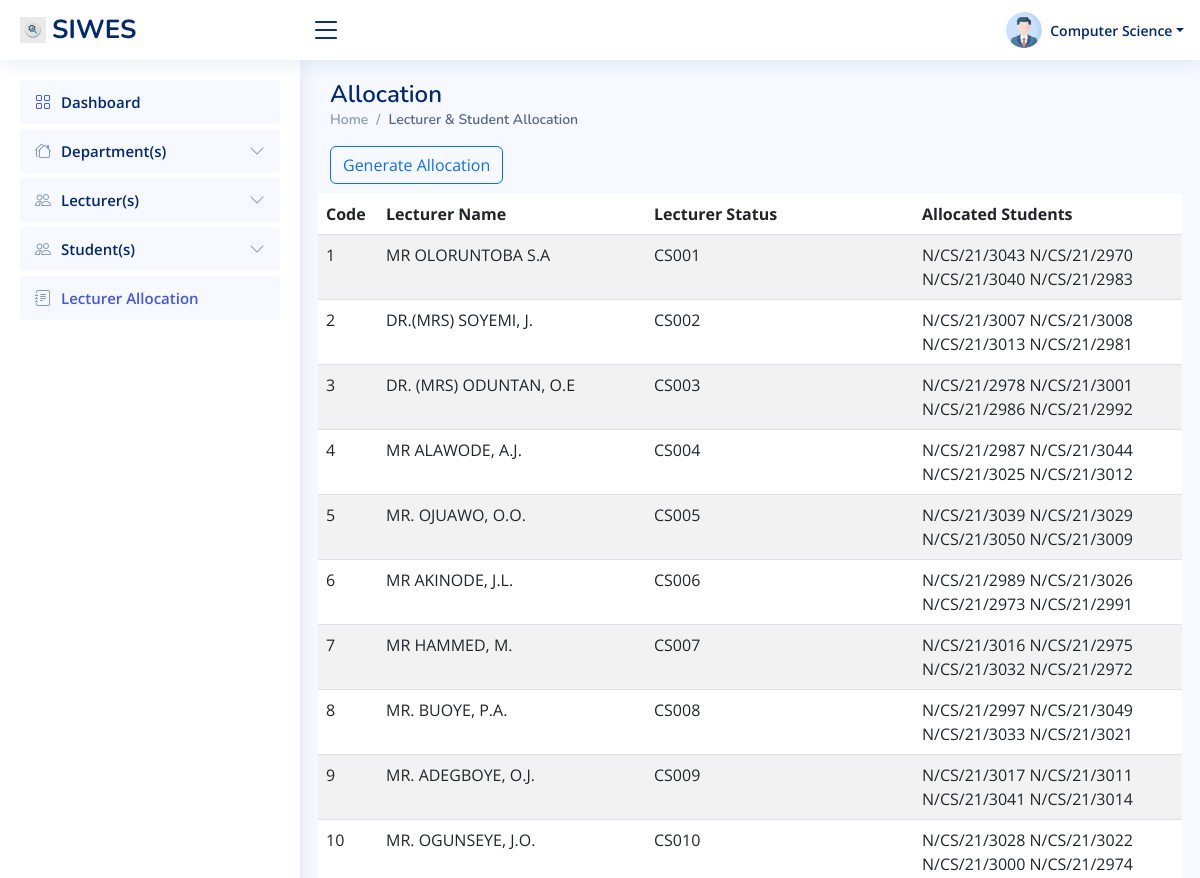
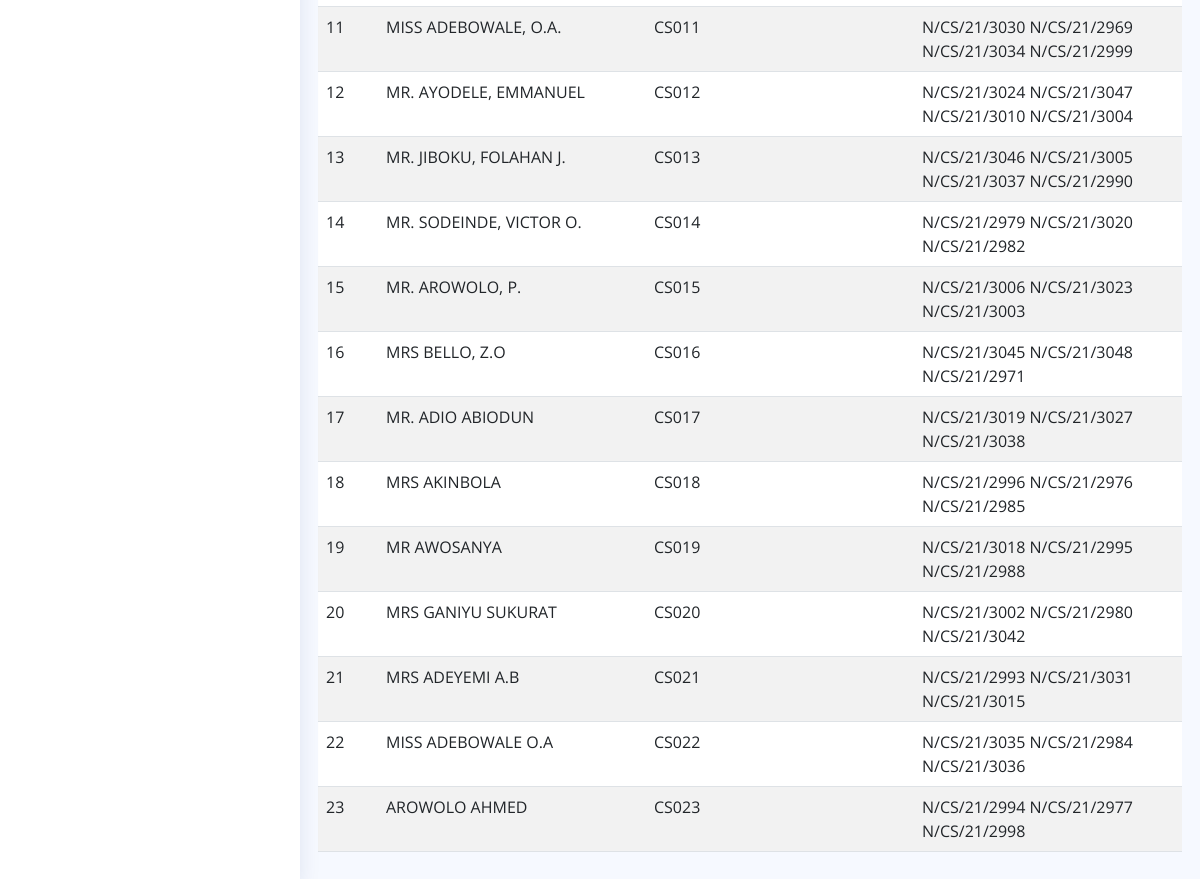
/admin/allocate.php, run on the app's committed database (2 pictures, top to bottom).
### tables this page shows
CREATE TABLE `lecturer_allocation` (
  `id` int(11) NOT NULL,
  `lecturer_id` int(11) NOT NULL,
  `students` varchar(3000) DEFAULT NULL
);

CREATE TABLE `lecturers` (
  `id` int(100) NOT NULL,
  `lecturer_name` varchar(100) NOT NULL,
  `lecturer_code` varchar(10) NOT NULL,
  `lec_status` varchar(50) NOT NULL,
  `passwords` varchar(256) NOT NULL
);

### admin/allocate.php (the view, shortened to what this page needs)
<?php
require_once './includes/header.php';
global $conn;
$query =
        "SELECT lecturer_allocation.id, lecturers.lecturer_name, lecturers.lecturer_code, lecturer_allocation.students
        FROM lecturer_allocation
        INNER JOIN lecturers ON lecturer_allocation.lecturer_id = lecturers.id";
$results = mysqli_query($conn, $query);
?>
<header id="header" class="header fixed-top d-flex align-items-center">
    <div class="d-flex align-items-center justify-content-between">
        <a href="index.php" class="logo d-flex align-items-center">
            <img src="assets/img/logo.jpg" alt="">
            <span class="d-none d-lg-block">SIWES</span>
        </a>
        <i class="bi bi-list toggle-sidebar-btn"></i>
    </div>
    <nav class="header-nav ms-auto">
        <ul class="d-flex align-items-center">
            <li class="nav-item dropdown pe-3">
                <a class="nav-link nav-profile d-flex align-items-center pe-0" href="#" data-bs-toggle="dropdown">
                    <img src="assets/img/profile-img.png" alt="Profile" class="rounded-circle">
                    <span class="d-none d-md-block dropdown-toggle ps-2">Computer Science</span>
                </a>
            </li>
        </ul>
    </nav>
</header>
<aside id="sidebar" class="sidebar">
    <ul class="sidebar-nav" id="sidebar-nav">
        <li class="nav-item">
            <a class="nav-link" style="color: #012970;" href="index.php">
                <i class="bi bi-grid"></i>
                <span>Dashboard</span>
            </a>
        </li>
        <li class="nav-item">
            <a class="nav-link collapsed" data-bs-target="#components-nav" data-bs-toggle="collapse" href="#">
                <i class="bi bi-houses"></i><span>Department(s)</span><i class="bi bi-chevron-down ms-auto"></i>
            </a>
        </li>
        <li class="nav-item">
            <a class="nav-link collapsed" data-bs-target="#forms-nav" data-bs-toggle="collapse" href="#">
                <i class="bi bi-people"></i><span>Lecturer(s)</span><i class="bi bi-chevron-down ms-auto"></i>
            </a>
        </li>
        <li class="nav-item">
            <a class="nav-link collapsed" data-bs-target="#tables-nav" data-bs-toggle="collapse" href="#">
                <i class="bi bi-people"></i><span>Student(s)</span><i class="bi bi-chevron-down ms-auto"></i>
            </a>
        </li>
        <li class="nav-item">
            <a class="nav-link collapsed" style="background-color: #f6f9ff; color: #4154f1;" href="allocate.php">
                <i class="bi bi-journal-text"></i>
                <span>Lecturer Allocation</span>
            </a>
        </li>
    </ul>
</aside>
<main id="main" class="main">
    <div class="pagetitle">
        <h1>Allocation</h1>
        <nav>
            <ol class="breadcrumb">
                <li class="breadcrumb-item"><a href="index.php">Home</a></li>
                <li class="breadcrumb-item active">Lecturer & Student Allocation</li>
            </ol>
        </nav>
        <form action="<?php echo htmlspecialchars($_SERVER['PHP_SELF']); ?>" method="POST">
            <div class="button-group">
                <input type="submit" value="Generate Allocation" name="generate" class="btn btn-outline-primary">
            </div>
        </form>
    </div>
    <section class="section dashboard">
        <div class="row">
            <div class="col-lg-12">
                <div class="row">
                    <table id="example" class="table table-striped" style="width:100%">
                        <thead>
                            <tr>
                                <th style="width: 60px;">Code</th>
                                <th>Lecturer Name</th>
                                <th>Lecturer Status</th>
                                <th>Allocated Students</th>
                            </tr>
                        </thead>
                        <tbody>
                            <?php
                            if (mysqli_num_rows($results) > 0) {
                                while ($row = mysqli_fetch_assoc($results)) {
                                    echo ' <tr>
                                    <td>'.$row['id'].'</td>
                                    <td>'.$row['lecturer_name'].'</td>
                                    <td>'.$row['lecturer_code'].'</td>';
                                    echo '<td>'.$row['students'].'</td>
                                    </tr>';
                                }
                            }
                            ?>
                        </tbody>
                    </table>
                </div>
            </div>
        </div>
    </section>
</main>
<?php require_once './includes/footer.php'; ?>

### admin/includes/header.php (shortened to what this page needs)
<!DOCTYPE html>
<html lang="en">
<head>
    <link rel="stylesheet" href="https://cdnjs.cloudflare.com/ajax/libs/twitter-bootstrap/5.3.0/css/bootstrap.min.css">
    <link rel='stylesheet' href='https://cdn.datatables.net/1.13.5/css/dataTables.bootstrap5.min.css'>
    <link rel='stylesheet' href='https://cdnjs.cloudflare.com/ajax/libs/font-awesome/4.6.3/css/font-awesome.min.css'>
    <link href="assets/vendor/bootstrap/css/bootstrap.min.css" rel="stylesheet">
    <link href="assets/vendor/bootstrap-icons/bootstrap-icons.css" rel="stylesheet">
    <link href="assets/vendor/boxicons/css/boxicons.min.css" rel="stylesheet">
    <link href="assets/vendor/quill/quill.snow.css" rel="stylesheet">
    <link href="assets/vendor/quill/quill.bubble.css" rel="stylesheet">
    <link href="assets/vendor/remixicon/remixicon.css" rel="stylesheet">
    <link href="assets/vendor/simple-datatables/style.css" rel="stylesheet">
    <link href="assets/css/style.css" rel="stylesheet">
</head>
<body>

### admin/includes/footer.php (shortened to what this page needs)
</body>
</html>

### admin/assets/css/style.css (style rules this page uses)
:root { scroll-behavior: smooth; }
body { font-family: "Open Sans", sans-serif; background: #f6f9ff; color: #444444; }
a { color: #4154f1; text-decoration: none; }
h1, h2, h3, h4, h5, h6 { font-family: "Nunito", sans-serif; }
#main { margin-top: 60px; padding: 20px 30px; transition: all 0.3s; }
.pagetitle { margin-bottom: 10px; }
.pagetitle h1 { font-size: 24px; margin-bottom: 0; font-weight: 600; color: #012970; }
.breadcrumb { font-size: 14px; font-family: "Nunito", sans-serif; color: #899bbd; font-weight: 600; }
.breadcrumb a { color: #899bbd; transition: 0.3s; }
.breadcrumb .breadcrumb-item::before { color: #899bbd; }
.breadcrumb .active { color: #51678f; font-weight: 600; }
.logo { line-height: 1; }
@media (min-width: 1200px) { .logo { width: 280px; } }
.logo img { max-height: 26px; margin-right: 6px; }
.logo span { font-size: 26px; font-weight: 700; color: #012970; font-family: "Nunito", sans-serif; }
.header { transition: all 0.5s; z-index: 997; height: 60px; box-shadow: 0px 2px 20px rgba(1, 41, 112, 0.1); background-color: #fff; padding-left: 20px; }
.header .toggle-sidebar-btn { font-size: 32px; padding-left: 10px; cursor: pointer; color: #012970; }
.header-nav ul { list-style: none; }
.header-nav > ul { margin: 0; padding: 0; }
.header-nav .nav-profile { color: #012970; }
.header-nav .nav-profile img { max-height: 36px; }
.header-nav .nav-profile span { font-size: 14px; font-weight: 600; }
.sidebar { position: fixed; top: 60px; left: 0; bottom: 0; width: 300px; z-index: 996; transition: all 0.3s; padding: 20px; overflow-y: auto; scrollbar-width: thin; scrollbar-color: #aab7cf transparent; box-shadow: 0px 0px 20px rgba(1, 41, 112, 0.1); background-color: #fff; }
@media (min-width: 1200px) { #main, #footer { margin-left: 300px; } }
.sidebar-nav { padding: 0; margin: 0; list-style: none; }
.sidebar-nav li { padding: 0; margin: 0; list-style: none; }
.sidebar-nav .nav-item { margin-bottom: 5px; }
.sidebar-nav .nav-link { display: flex; align-items: center; font-size: 15px; font-weight: 600; color: #4154f1; transition: 0.3; background: #f6f9ff; padding: 10px 15px; border-radius: 4px; }
.sidebar-nav .nav-link i { font-size: 16px; margin-right: 10px; color: #4154f1; }
.sidebar-nav .nav-link.collapsed { color: #012970; background: #f6f9ff; }
.sidebar-nav .nav-link.collapsed i { color: #899bbd; }
.sidebar-nav .nav-link .bi-chevron-down { margin-right: 0; transition: transform 0.2s ease-in-out; }
@media only screen and (min-width: 768px) { .table { table-layout: fixed; max-width: 100% !important; } }
thead { background: #ddd; }
.table td:nth-child(2) { overflow: hidden; text-overflow: ellipsis; }

### data on the page
lecturer_allocation: id "1", lecturer.lecturer_name "MR OLORUNTOBA S.A", lecturer.lecturer_code "CS001", students "N/CS/21/3043 N/CS/21/2970 N/CS/21/3040 N/CS/21/2983"
lecturer_allocation: id "2", lecturer.lecturer_name "DR.(MRS) SOYEMI, J.", lecturer.lecturer_code "CS002", students "N/CS/21/3007 N/CS/21/3008 N/CS/21/3013 N/CS/21/2981"
lecturer_allocation: id "3", lecturer.lecturer_name "DR. (MRS) ODUNTAN, O.E", lecturer.lecturer_code "CS003", students "N/CS/21/2978 N/CS/21/3001 N/CS/21/2986 N/CS/21/2992"
lecturer_allocation: id "4", lecturer.lecturer_name "MR ALAWODE, A.J.", lecturer.lecturer_code "CS004", students "N/CS/21/2987 N/CS/21/3044 N/CS/21/3025 N/CS/21/3012"
lecturer_allocation: id "5", lecturer.lecturer_name "MR. OJUAWO, O.O.", lecturer.lecturer_code "CS005", students "N/CS/21/3039 N/CS/21/3029 N/CS/21/3050 N/CS/21/3009"
lecturer_allocation: id "6", lecturer.lecturer_name "MR AKINODE, J.L.", lecturer.lecturer_code "CS006", students "N/CS/21/2989 N/CS/21/3026 N/CS/21/2973 N/CS/21/2991"
lecturer_allocation: id "7", lecturer.lecturer_name "MR HAMMED, M.", lecturer.lecturer_code "CS007", students "N/CS/21/3016 N/CS/21/2975 N/CS/21/3032 N/CS/21/2972"
lecturer_allocation: id "8", lecturer.lecturer_name "MR. BUOYE, P.A.", lecturer.lecturer_code "CS008", students "N/CS/21/2997 N/CS/21/3049 N/CS/21/3033 N/CS/21/3021"
lecturer_allocation: id "9", lecturer.lecturer_name "MR. ADEGBOYE, O.J.", lecturer.lecturer_code "CS009", students "N/CS/21/3017 N/CS/21/3011 N/CS/21/3041 N/CS/21/3014"
lecturer_allocation: id "10", lecturer.lecturer_name "MR. OGUNSEYE, J.O.", lecturer.lecturer_code "CS010", students "N/CS/21/3028 N/CS/21/3022 N/CS/21/3000 N/CS/21/2974"
lecturer_allocation: id "11", lecturer.lecturer_name "MISS ADEBOWALE, O.A.", lecturer.lecturer_code "CS011", students "N/CS/21/3030 N/CS/21/2969 N/CS/21/3034 N/CS/21/2999"
lecturer_allocation: id "12", lecturer.lecturer_name "MR. AYODELE, EMMANUEL", lecturer.lecturer_code "CS012", students "N/CS/21/3024 N/CS/21/3047 N/CS/21/3010 N/CS/21/3004"
lecturer_allocation: id "13", lecturer.lecturer_name "MR. JIBOKU, FOLAHAN J.", lecturer.lecturer_code "CS013", students "N/CS/21/3046 N/CS/21/3005 N/CS/21/3037 N/CS/21/2990"
lecturer_allocation: id "14", lecturer.lecturer_name "MR. SODEINDE, VICTOR O.", lecturer.lecturer_code "CS014", students "N/CS/21/2979 N/CS/21/3020 N/CS/21/2982"
lecturer_allocation: id "15", lecturer.lecturer_name "MR. AROWOLO, P.", lecturer.lecturer_code "CS015", students "N/CS/21/3006 N/CS/21/3023 N/CS/21/3003"
lecturer_allocation: id "16", lecturer.lecturer_name "MRS BELLO, Z.O", lecturer.lecturer_code "CS016", students "N/CS/21/3045 N/CS/21/3048 N/CS/21/2971"
lecturer_allocation: id "17", lecturer.lecturer_name "MR. ADIO ABIODUN", lecturer.lecturer_code "CS017", students "N/CS/21/3019 N/CS/21/3027 N/CS/21/3038"
lecturer_allocation: id "18", lecturer.lecturer_name "MRS AKINBOLA", lecturer.lecturer_code "CS018", students "N/CS/21/2996 N/CS/21/2976 N/CS/21/2985"
lecturer_allocation: id "19", lecturer.lecturer_name "MR AWOSANYA", lecturer.lecturer_code "CS019", students "N/CS/21/3018 N/CS/21/2995 N/CS/21/2988"
lecturer_allocation: id "20", lecturer.lecturer_name "MRS GANIYU SUKURAT", lecturer.lecturer_code "CS020", students "N/CS/21/3002 N/CS/21/2980 N/CS/21/3042"
lecturer_allocation: id "21", lecturer.lecturer_name "MRS ADEYEMI A.B", lecturer.lecturer_code "CS021", students "N/CS/21/2993 N/CS/21/3031 N/CS/21/3015"
lecturer_allocation: id "22", lecturer.lecturer_name "MISS ADEBOWALE O.A", lecturer.lecturer_code "CS022", students "N/CS/21/3035 N/CS/21/2984 N/CS/21/3036"
lecturer_allocation: id "23", lecturer.lecturer_name "AROWOLO AHMED", lecturer.lecturer_code "CS023", students "N/CS/21/2994 N/CS/21/2977 N/CS/21/2998"
